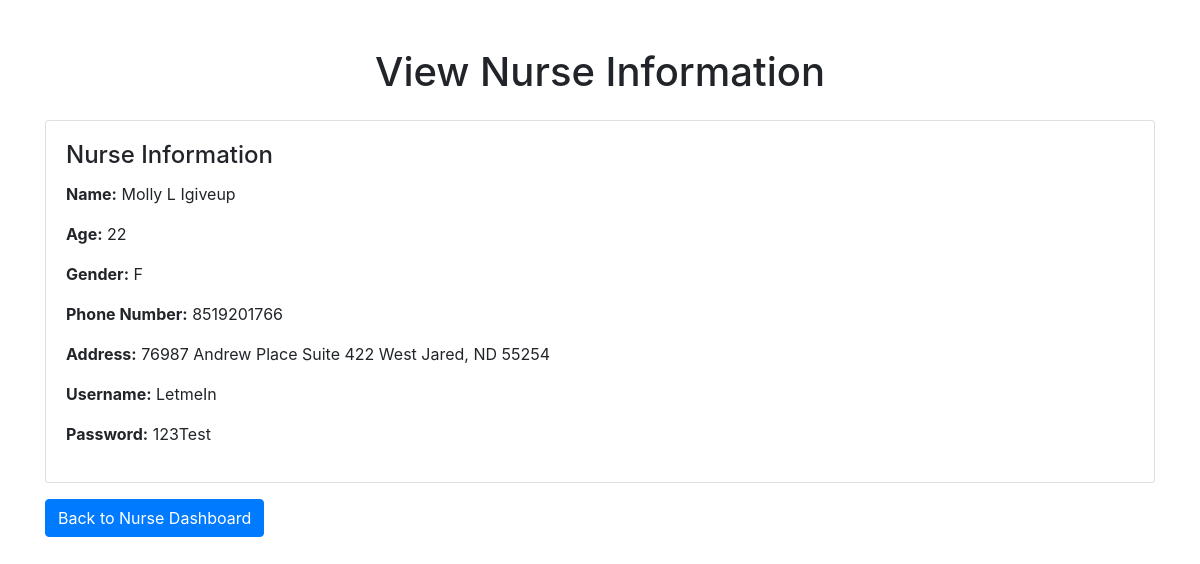
Page /Nurse/viewNurseInfo.php (signed in) on the committed database.
### tables this page shows
CREATE TABLE `nurse` (
  `EmployeeID` varchar(11) NOT NULL,
  `FName` varchar(50) DEFAULT NULL,
  `MI` varchar(50) DEFAULT NULL,
  `LName` varchar(50) DEFAULT NULL,
  `Age` int(3) DEFAULT NULL,
  `Gender` varchar(50) DEFAULT NULL,
  `PhoneNumber` varchar(50) DEFAULT NULL,
  `Address` varchar(100) DEFAULT NULL,
  `Username` varchar(40) DEFAULT NULL,
  `Password` varchar(30) DEFAULT NULL
);

### Nurse/viewNurseInfo.php (the view, shortened to what this page needs)
<!DOCTYPE html>
<html lang="en">
<head>
    <link rel="stylesheet" href="https://stackpath.bootstrapcdn.com/bootstrap/4.3.1/css/bootstrap.min.css">
</head>
<body>
    <div class="container mt-5">
        <h1 class="mb-4 text-center">View Nurse Information</h1>
        <?php
        if (isset($_SESSION['username'])) {
            $conn = new mysqli("localhost", "root", "", "uihdatabase") or die("Unable to connect");
            $loggedInEmployeeID = $_SESSION['employeeID'];
            $stmt = $conn->prepare("SELECT * FROM nurse WHERE EmployeeID = ?");
            $stmt->bind_param("s", $loggedInEmployeeID);
            $stmt->execute();
            $result = $stmt->get_result();
            if ($result->num_rows > 0) {
                $nurseData = $result->fetch_assoc();
                echo "<div class='card'>";
                echo "<div class='card-body'>";
                echo "<h4 class='card-title'>Nurse Information</h4>";
                echo "<p><strong>Name:</strong> {$nurseData['FName']} {$nurseData['MI']} {$nurseData['LName']}</p>";
                echo "<p><strong>Age:</strong> {$nurseData['Age']}</p>";
                echo "<p><strong>Gender:</strong> {$nurseData['Gender']}</p>";
                echo "<p><strong>Phone Number:</strong> {$nurseData['PhoneNumber']}</p>";
                echo "<p><strong>Address:</strong> {$nurseData['Address']}</p>";
                echo "<p><strong>Username:</strong> {$nurseData['Username']}</p>";
                echo "<p><strong>Password:</strong> {$nurseData['Password']}</p>";
                echo "</div>";
                echo "</div>";
                echo "<a href='nurseDashboard.php' class='btn btn-primary mt-3'>Back to Nurse Dashboard</a>";
            } else {
                echo "<p>No nurse information found.</p>";
            }
        } else {
            echo "<p>Please log in to view nurse information.</p>";
        }
        ?>
    </div>
</body>
</html>

### rows in the picture
nurse: FName "Molly", MI "L", LName "Igiveup", Age "22", Gender "F", PhoneNumber "8519201766", Address "76987 Andrew Place Suite 422 West Jared, ND 55254", Username "LetmeIn", Password "123Test"
